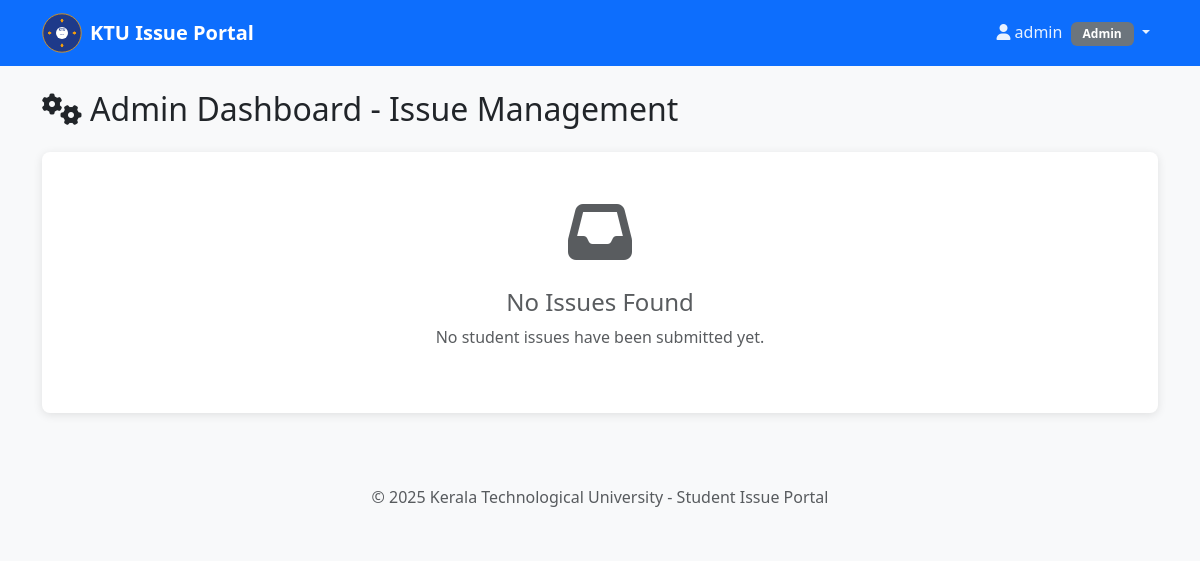
Page /admin/issues (signed in) on the earlier database version.
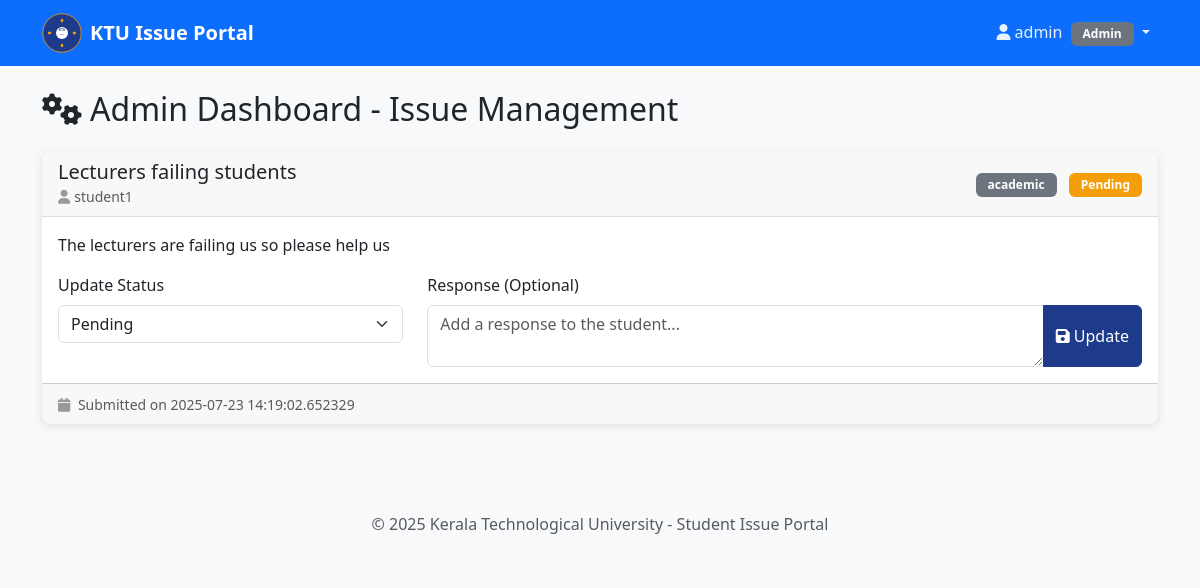
Same page on the later database version.
### tables this page shows
CREATE TABLE users (
    id INTEGER PRIMARY KEY AUTOINCREMENT,
    username TEXT UNIQUE NOT NULL,
    password TEXT NOT NULL,
    role TEXT NOT NULL CHECK (role IN ('student', 'admin'))
);

CREATE TABLE issues (
    id INTEGER PRIMARY KEY AUTOINCREMENT,
    student_id INTEGER NOT NULL,
    subject TEXT NOT NULL,
    category TEXT NOT NULL,
    message TEXT NOT NULL,
    status TEXT NOT NULL DEFAULT 'pending' CHECK (status IN ('pending', 'in_progress', 'resolved')),
    response TEXT,
    created_at TIMESTAMP DEFAULT CURRENT_TIMESTAMP,
    FOREIGN KEY (student_id) REFERENCES users (id)
);

### app.py (the view)
@app.route('/admin/issues')
def admin_issues():
    if g.user is None or g.user['role'] != 'admin':
        return redirect(url_for('login'))
    db = get_db()
    issues = db.execute(
        '''SELECT i.*, u.username as student_name
           FROM issues i
           JOIN users u ON i.student_id = u.id
           ORDER BY i.created_at DESC'''
    ).fetchall()
    return render_template('admin_dashboard.html', issues=issues)

### app.py (called while the page is built)
def parse_datetime(date_string):
    if not date_string:
        return 'Unknown date'
    try:
        dt = datetime.strptime(date_string, '%Y-%m-%d %H:%M:%S')
        return dt.strftime('%B %d, %Y at %I:%M %p')
    except:
        return date_string

@app.before_request
def load_logged_in_user():
    user_id = session.get('user_id')
    if user_id is None:
        g.user = None
    else:
        db = get_db()
        g.user = db.execute(
            'SELECT * FROM users WHERE id = ?', (user_id,)
        ).fetchone()

### database.py (called while the page is built)
def get_db():
    if 'db' not in g:
        g.db = sqlite3.connect('university_issues.db')
        g.db.row_factory = sqlite3.Row
    return g.db

### templates/admin_dashboard.html (shortened to what this page needs)
{% extends "base.html" %}
{% block content %}
<div class="row">
    <div class="col-12">
        <h2 class="mb-4">
            <i class="fas fa-cogs me-2"></i>Admin Dashboard - Issue Management
        </h2>
    </div>
</div>
<div class="row">
    <div class="col-12">
        {% if issues %}
            {% for issue in issues %}
            <div class="card mb-3">
                <div class="card-header">
                    <div class="row align-items-center">
                        <div class="col-md-6">
                            <h5 class="mb-0">{{ issue.subject }}</h5>
                            <small class="text-muted">
                                <i class="fas fa-user me-1"></i>{{ issue.student_name }}
                            </small>
                        </div>
                        <div class="col-md-6 text-md-end">
                            <span class="badge bg-secondary me-2">{{ issue.category }}</span>
                            {% if issue.status == 'pending' %}
                                <span class="badge bg-warning">Pending</span>
                            {% elif issue.status == 'in_progress' %}
                                <span class="badge bg-info">In Progress</span>
                            {% elif issue.status == 'resolved' %}
                                <span class="badge bg-success">Resolved</span>
                            {% endif %}
                        </div>
                    </div>
                </div>
                <div class="card-body">
                    <p class="card-text">{{ issue.message }}</p>
                    <form method="POST" action="{{ url_for('resolve_issue', issue_id=issue.id) }}" class="mt-3">
                        <div class="row">
                            <div class="col-md-4">
                                <label for="status_{{ issue.id }}" class="form-label">Update Status</label>
                                <select class="form-select" id="status_{{ issue.id }}" name="status" required>
                                    <option value="pending" {% if issue.status == 'pending' %}selected{% endif %}>Pending</option>
                                </select>
                            </div>
                            <div class="col-md-8">
                                <label for="response_{{ issue.id }}" class="form-label">Response (Optional)</label>
                                <div class="input-group">
                                    <textarea class="form-control" id="response_{{ issue.id }}" name="response"
                                              rows="2" placeholder="Add a response to the student...">{{ issue.response or '' }}</textarea>
                                    <button type="submit" class="btn btn-primary">
                                        <i class="fas fa-save me-1"></i>Update
                                    </button>
                                </div>
                            </div>
                        </div>
                    </form>
                </div>
                <div class="card-footer text-muted">
                    <small>
                        <i class="fas fa-calendar me-1"></i>
                        Submitted on {{ parse_datetime(issue.created_at) }}
                    </small>
                </div>
            </div>
            {% endfor %}
        {% else %}
            <div class="card">
                <div class="card-body text-center py-5">
                    <i class="fas fa-inbox fa-4x text-muted mb-4"></i>
                    <h4 class="text-muted">No Issues Found</h4>
                    <p class="text-muted">No student issues have been submitted yet.</p>
                </div>
            </div>
        {% endif %}
    </div>
</div>
{% endblock %}

### templates/base.html (shortened to what this page needs)
<!DOCTYPE html>
<html lang="en">
<head>
    <link href="https://cdn.jsdelivr.net/npm/bootstrap@5.3.0/dist/css/bootstrap.min.css" rel="stylesheet">
    <link href="https://cdnjs.cloudflare.com/ajax/libs/font-awesome/6.4.0/css/all.min.css" rel="stylesheet">
    <link href="{{ url_for('static', filename='style.css') }}" rel="stylesheet">
</head>
<body>
    <nav class="navbar navbar-expand-lg navbar-dark bg-primary">
        <div class="container">
            <a class="navbar-brand d-flex align-items-center" href="{{ url_for('index') }}">
                <img src="{{ url_for('static', filename='ktu-logo.svg') }}" alt="KTU Logo" width="40" height="40" class="me-2">
                <span>KTU Issue Portal</span>
            </a>
            {% if g.user %}
            <div class="navbar-nav ms-auto">
                <div class="nav-item dropdown">
                    <a class="nav-link dropdown-toggle" href="#" role="button" data-bs-toggle="dropdown">
                        <i class="fas fa-user me-1"></i>{{ g.user.username }}
                        <span class="badge bg-secondary ms-1">{{ g.user.role.title() }}</span>
                    </a>
                </div>
            </div>
            {% endif %}
        </div>
    </nav>
    <main class="container mt-4">
        {% block content %}{% endblock %}
    </main>
    <footer class="bg-light mt-5 py-4">
        <div class="container text-center">
            <p class="mb-0 text-muted">
                &copy; 2025 Kerala Technological University - Student Issue Portal
            </p>
        </div>
    </footer>
</body>
</html>

### static/style.css (style rules this page uses)
:root { --ktu-primary: #1e3a8a; --ktu-secondary: #f59e0b; --ktu-accent: #059669; }
body { font-family: 'Segoe UI', Tahoma, Geneva, Verdana, sans-serif; background-color: #f8f9fa; }
.btn-primary { background-color: var(--ktu-primary); border-color: var(--ktu-primary); }
.navbar-brand { font-weight: 600; font-size: 1.25rem; }
.navbar-dark .navbar-nav .nav-link { color: rgba(255, 255, 255, 0.9); }
.card { border: none; border-radius: 8px; box-shadow: 0 2px 10px rgba(0, 0, 0, 0.1); transition: transform 0.2s ease-in-out; }
.card-header { border-radius: 8px 8px 0 0 !important; border-bottom: 1px solid rgba(0, 0, 0, 0.1); }
.badge { font-size: 0.75rem; padding: 0.375rem 0.75rem; }
footer { margin-top: auto; }
.btn { transition: all 0.2s ease-in-out; }
.text-muted i { opacity: 0.6; }
.bg-warning { background-color: #f59e0b !important; }
.container { animation: fadeIn 0.5s ease-in-out; }

Differences in the rows shown:
added issues: subject "Lecturers failing students", student_name "student1", category "academic", shows "Pending", message "The lecturers are failing us so please help us", status "Pending", response "Add a response to the student...", created_at "2025-07-23 14:19:02.652329"
Other differences:
text no longer shown: "No Issues Found No student issues have been submitted yet."
